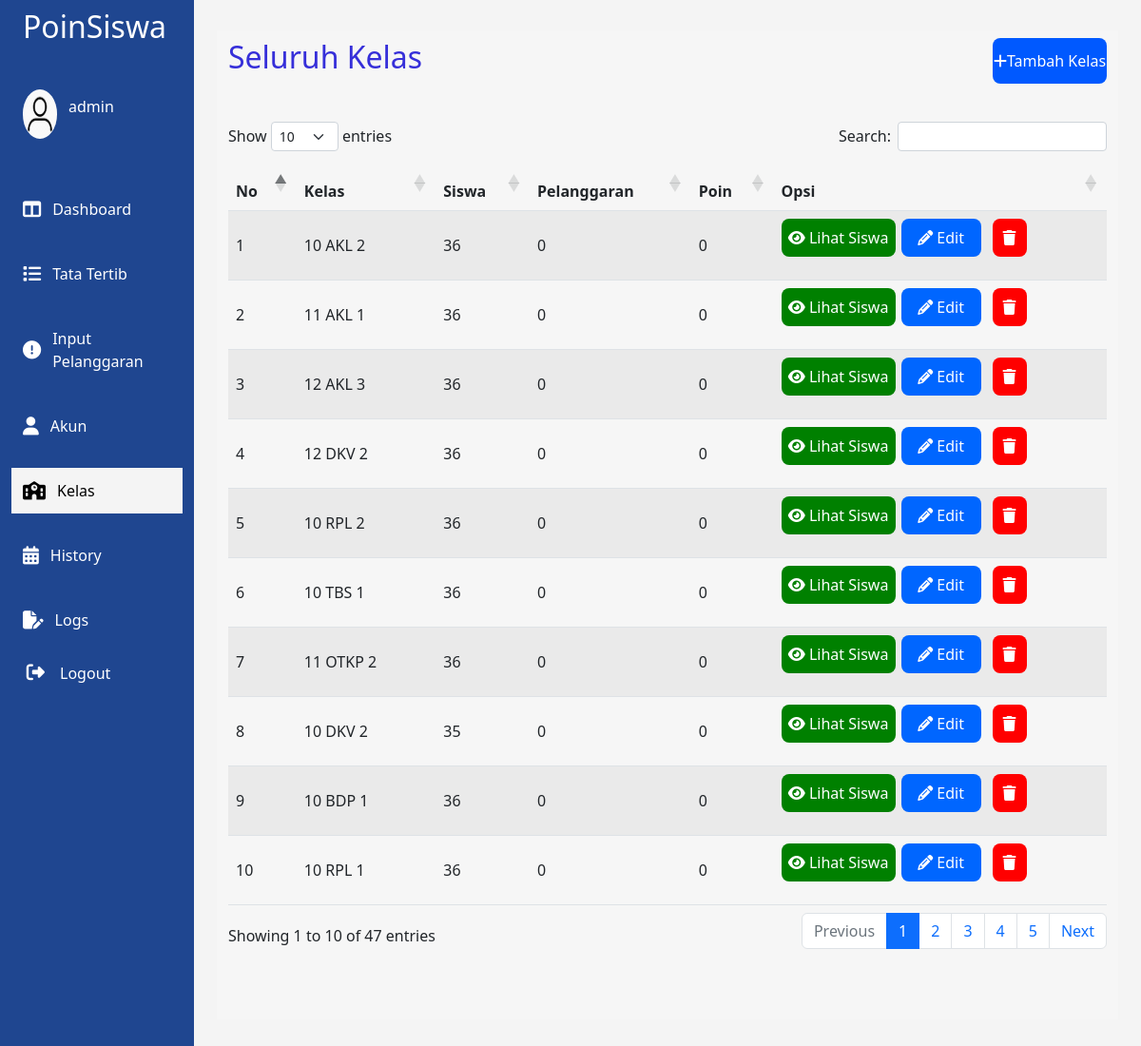
Screenshot of /view/kelas.php (signed in) with the database file from the repository.
### tables this page shows
CREATE TABLE `kelas` (
  `nama_kelas` varchar(255) NOT NULL,
  `siswa` varchar(255) NOT NULL,
  `pelanggaran` varchar(255) NOT NULL,
  `poin` int(255) NOT NULL,
  `c_kelas` int(10) NOT NULL
);

### function/readkelas.php (called while the page is built)
<?php
$sql = "SELECT * FROM kelas";
$result = mysqli_query($conn, $sql);
?>

### view/kelas.php (the view, shortened to what this page needs)
<?php
require "../function/config.php";
require "../function/readkelas.php";
?>
<!DOCTYPE html>
<html lang="en">
<head>
    <link rel="stylesheet" href="../css/sidebar.css">
    <link rel="stylesheet" href="../css/kelas.css">
    <link rel="stylesheet" href="../css/responsive.css">
    <link rel="stylesheet" href="https://cdnjs.cloudflare.com/ajax/libs/twitter-bootstrap/5.2.0/css/bootstrap.min.css">
    <link rel="stylesheet" href="https://cdnjs.cloudflare.com/ajax/libs/font-awesome/6.2.1/css/all.min.css">
    <link rel="stylesheet" href="https://cdn.datatables.net/1.13.1/css/dataTables.bootstrap5.min.css">
</head>
<body>
    <nav>
        <div class="logo">
            <div class="text-logo">
                <h2>PoinSiswa</h2>
            </div>
        </div>
        <div class="logout-container">
        </div>
    </nav>
    <main>
        <div class="sidebar" id='sidebar'>
            <ul>
                <li>
                    <div class="account">
                        <div class="imgcontainer">
                            <img src="../asset/guest1.png" alt="">
                        </div>
                        <p> <?php
                                 echo $_SESSION["nama_akun"];
                                ?></p>
                    </div>
                </li>
                <li>
                    <a href="dashboard.php" class="item-sidebar">
                        <i class="fa-solid fa-table-columns"></i>
                        Dashboard
                    </a>
                </li>
                <li>
                    <a href="tatatertib.php" class='item-sidebar '>
                        <i class="fa-solid fa-list"></i>
                        Tata Tertib
                    </a>
                </li>
                <li>
                    <a href="pelanggaran.php" class="item-sidebar">
                        <i class="fa-solid fa-circle-exclamation"></i>
                        Input Pelanggaran
                    </a>
                </li>
                <?php
                if($_SESSION["nama_akun"] == "admin" || $_SESSION["nama_akun"] == "skylakke"){
                    echo " <li>
                    <a href='guru.php' class='item-sidebar'>
                        <i class='fa-solid fa-user'></i>
                        Akun
                    </a>
                </li>";
                }
                ?>
                <li>
                    <a href="kelas.php" class="item-sidebar sidebar-active">
                        <i class="fa-solid fa-school"></i>
                        Kelas
                    </a>
                </li>
                <li>
                    <a href="history.php" class="item-sidebar">
                        <i class="fa-solid fa-calendar-days"></i>
                        History
                    </a>
                </li>
                <?php
                if($_SESSION["nama_akun"] == "admin" || $_SESSION["nama_akun"] == "skylakke"){
                    echo " <li>
                    <a href='logs.php' class='item-sidebar '>
                        <i class='fa-solid fa-file-pen'></i>
                        Logs
                    </a>
                </li>";
                }
                ?>
                <li>
                    <a href="../function/logout.php" class='func-logout'>
                        <button class='btn-logout'>
                            <i class="fa-solid fa-right-from-bracket"></i>
                            Logout
                        </button>
                    </a>
                </li>
            </ul>
        </div>
        <div class="main-content">
            <div class="box-container">
                <div class="title-box">
                    <h2>Seluruh Kelas</h2>
                    <button class="button-add" id="btn-add-class">
                        <i class="fa-solid fa-plus"></i>
                        <p>
                            Tambah Kelas
                        </p>
                    </button>
                </div>
                <div class="main-table">
                    <table id="tablepagination" class="table table-striped tablepagination" style="width:100%">
                        <thead>
                            <tr>
                                <th>No</th>
                                <th>Kelas</th>
                                <th>Siswa</th>
                                <th>Pelanggaran</th>
                                <th>Poin</th>
                                <th>Opsi</th>
                            </tr>
                        </thead>
                        <tbody>
                            <?php
                            $i = 1;
                            while ($row = mysqli_fetch_assoc($result)) {
                            ?>
                                <tr>
                                    <td><?php echo $i;$i++ ?></td>
                                    <td><?php echo $row["nama_kelas"]; ?></td>
                                    <td><?php echo $row["siswa"]; ?></td>
                                    <td><?php echo $row["pelanggaran"]; ?></td>
                                    <td><?php echo $row["poin"]; ?></td>
                                    <td class="flex-row btn-table">
                                        <a href="siswa.php?c_kelas=<?php echo $row["c_kelas"]; ?>">
                                            <button class="btn-view">
                                                <i class="fa fa-eye"></i>
                                                Lihat Siswa
                                            </button>
                                        </a>
                                        <a href="editkelas.php?c_kelas=<?php echo $row["c_kelas"]  ?>">
                                            <button class="btn-edit">
                                                <i class="fa fa-pencil"></i>
                                                Edit
                                            </button>
                                        </a>
                                        <a href="../function/deletekelas.php?c_kelas=<?php echo $row["c_kelas"] ?>" onclick="return confirm('Apakah anda yakin ingin menghapus kelas ini?')">
                                            <button class="btn-trash">
                                                <i class="fa fa-trash"></i>
                                            </button>
                                        </a>
                                    </td>
                                </tr>
                            <?php } ?>
                            </tbody>
                    </table>
                </div>
            </div>
        </div>
    </main>
</body>
</html>

### css/sidebar.css (style rules this page uses)
* { padding: 0; margin: 0; box-sizing: border-box; }
:root { --navcolor:#59b8ba; --primarycolor:#dfe6ee; }
li { list-style: none; }
a { text-decoration: none; color: white; display: flex; }
body { font-family: sans-serif; background-color: #f4f4f4 !important; overflow-x: hidden; transition: all .4s; }
nav { width: 17vw; height: 8vh; background-color:#1F4690; z-index:10; position: fixed; display: flex; flex-direction: row; }
nav .logo { width: 16vw; height: 100%; display: flex; align-items: center; color:white }
nav .logo h2 { font-size:2rem }
main { width: 100%; height: 100vh; }
.sidebar { width: 17vw; height: 100%; background-color:#1F4690; position: fixed; z-index:9; top:8vh; display: flex; padding:2vh 1vw; }
.sidebar ul { padding:0 }
.item-sidebar { width: 100%; height: 100%; transition: .4s; display: flex; align-items: center; cursor: pointer; padding:1.5vh 1vw }
.sidebar-active { background-color:#f4f4f4; color:black !important }
.sidebar-active i { color:black !important }
.sidebar li { border-radius: 12px; display: flex; align-items: center; margin-bottom: 2.5vh; }
.sidebar li i { color:white ; font-size: 1.2rem; margin-right: 1vw; }
.sidebar li h2,.sidebar li p { color:white; font-size:1rem }
.sidebar li a { text-decoration: none; color: white; display: flex; align-items: center; }
.imgcontainer { width: 3vw; height: 80%; margin-right: 1vw; }
.imgcontainer img { width: 100%; height: 100%; border-radius: 50%; }
.text-logo { width: 10vw; height: 100%; display: flex; align-items: center; padding:2vh 1vw; position: relative; left:1vw }
.account { width: 100%; height: 10vh; padding:1vh 1vw; display: flex; flex-direction: row; align-items: center; margin-bottom:2vh }
.main-content { width: 83%; height: 150vh; left:17vw; position: relative; padding:3vh 2vw; top:1vh; }
.logout-container { width: 10vw; height: 100%; display: flex; align-items: center; }
.btn-logout { width: 10vw; height: 100%; border: none; background-color: transparent; color:white }

### css/kelas.css (style rules this page uses)
* { padding: 0; margin: 0; box-sizing: border-box; }
:root { --navcolor:#59b8ba; --primarycolor:#dfe6ee; --btncolor:#007bff; }
li { list-style: none; }
a { text-decoration: none; color: white; display: flex; }
body { font-family: sans-serif; background-color: #f4f4f4 !important; overflow-x: hidden; }
.box-container { width:100%; height:130vh; background-color:#f6f6f6; }
.title-box { width: 100%; height: 8vh; display: flex; flex-direction: row; justify-content: space-between; align-items: center; padding:0 1vw; margin-bottom: 4vh; }
.title-box h2 { color:#362FD9; }
.button-add { width: 10vw; height: 6vh; background-color: #0059ff; color:white; border:none; border-radius: 8px; cursor: pointer; font-size: 1rem; display: flex; flex-direction: row; align-items: center; justify-content: center; }
.button-add p { margin-bottom:0 !important; }
.main-table { width: 100%; height: 50vh; padding:0 1vw; }
.main-table tr { width: 100%; }
.main-table th { text-align: left; height: 5vh; }
.main-table tr:nth-child(even) { background-color:#dddddd }
.btn-view,.btn-edit,.btn-trash { width: 10vw; height: 5vh; color:white; border:none; cursor: pointer; border-radius: 8px; }
.btn-view { background-color:green }
.btn-edit { width: 7vw; background-color: #0066ff; margin-right:.5vw; }
.btn-trash { width: 3vw; background-color: red; }
.flex-row { display: flex; flex-direction: row; }
.btn-table { display: flex; }
.btn-table a { margin-right:.5vw; text-decoration:none }
.table td { vertical-align: middle; height:7vh }
.main-table tr:nth-child(even) { background-color: transparent !important; }

### rows the page displays
kelas: nama_kelas "10 AKL 2", siswa "36", pelanggaran "0", poin "0"
kelas: nama_kelas "11 AKL 1", siswa "36", pelanggaran "0", poin "0"
kelas: nama_kelas "12 AKL 3", siswa "36", pelanggaran "0", poin "0"
kelas: nama_kelas "12 DKV 2", siswa "36", pelanggaran "0", poin "0"
kelas: nama_kelas "10 RPL 2", siswa "36", pelanggaran "0", poin "0"
kelas: nama_kelas "10 TBS 1", siswa "36", pelanggaran "0", poin "0"
kelas: nama_kelas "11 OTKP 2", siswa "36", pelanggaran "0", poin "0"
kelas: nama_kelas "10 DKV 2", siswa "35", pelanggaran "0", poin "0"
kelas: nama_kelas "10 BDP 1", siswa "36", pelanggaran "0", poin "0"
kelas: nama_kelas "10 RPL 1", siswa "36", pelanggaran "0", poin "0"

### other values shown
$_SESSION["nama_akun"] "admin"
